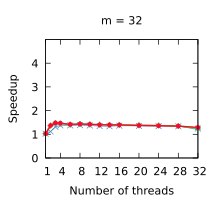

Write the gnuplot code that produced this figure.
set title "m = 32"
set terminal pdf size 2.2,2.0
set output "./results/Scans_n___4,194,304,_m___32.pdf"
set key off
set xrange [1:32]
set xtics (1, 4, 8, 12, 16, 20, 24, 28, 32)
set xlabel "Number of threads"
set yrange [0:5]
set ytics (0, 1, 2, 3, 4)
set ylabel "Speedup"
plot './results/Scans_n___4,194,304,_m___32.dat' using 1:2 title "Outer parallelism" pointsize 0.7 lw 1 pt 1 linecolor rgb "#24A793" with linespoints, \
  './results/Scans_n___4,194,304,_m___32.dat' using 1:3 title "Inner parallelism" pointsize 0.7 lw 1 pt 2 linecolor rgb "#5287C6" with linespoints, \
  './results/Scans_n___4,194,304,_m___32.dat' using 1:4 title "Multi-atomics 64" pointsize 0.7 lw 2 pt 1 linecolor rgb "#64D000" with linespoints, \
  './results/Scans_n___4,194,304,_m___32.dat' using 1:5 title "WorkAssisting" pointsize 0.4 lw 2 pt 7 linecolor rgb "#F40A35" with linespoints
